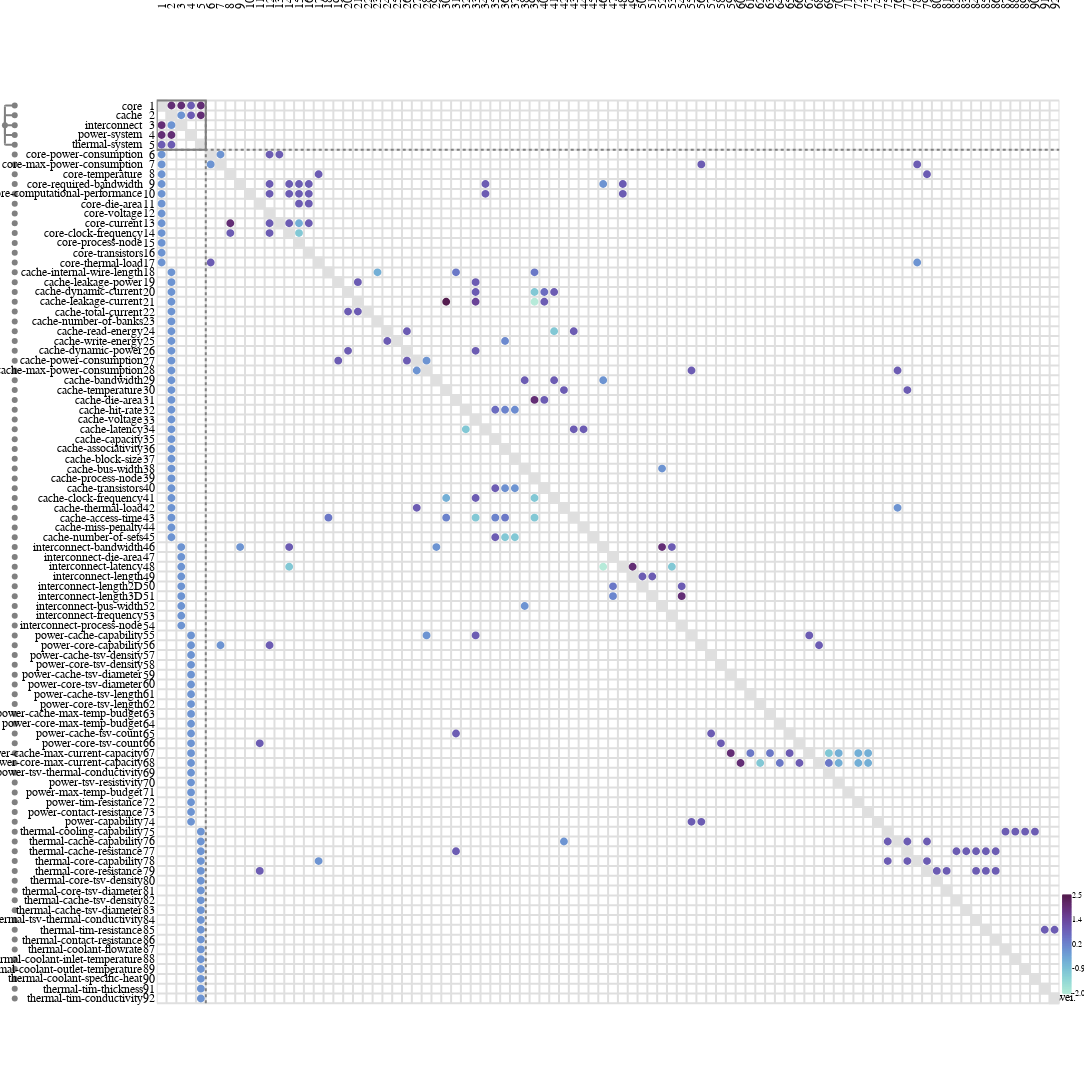

This figure's notebook cell:
### Code cell
import ragraph.plot

from utils import set_edge_weights
set_edge_weights(graph)

figure = raesl.plot.mdm(
    graph,
    node_kinds=["component", "variable"],
    depth=2,
    style=raesl.plot.Style(
        ragraph=ragraph.plot.Style(
            piemap=dict(
                display="weights",
                mode= "relative",
                fields=["weight"]
            ),
        )
    )
)

figure.write_image("figures/mdm_weights.svg")
figure.show()
